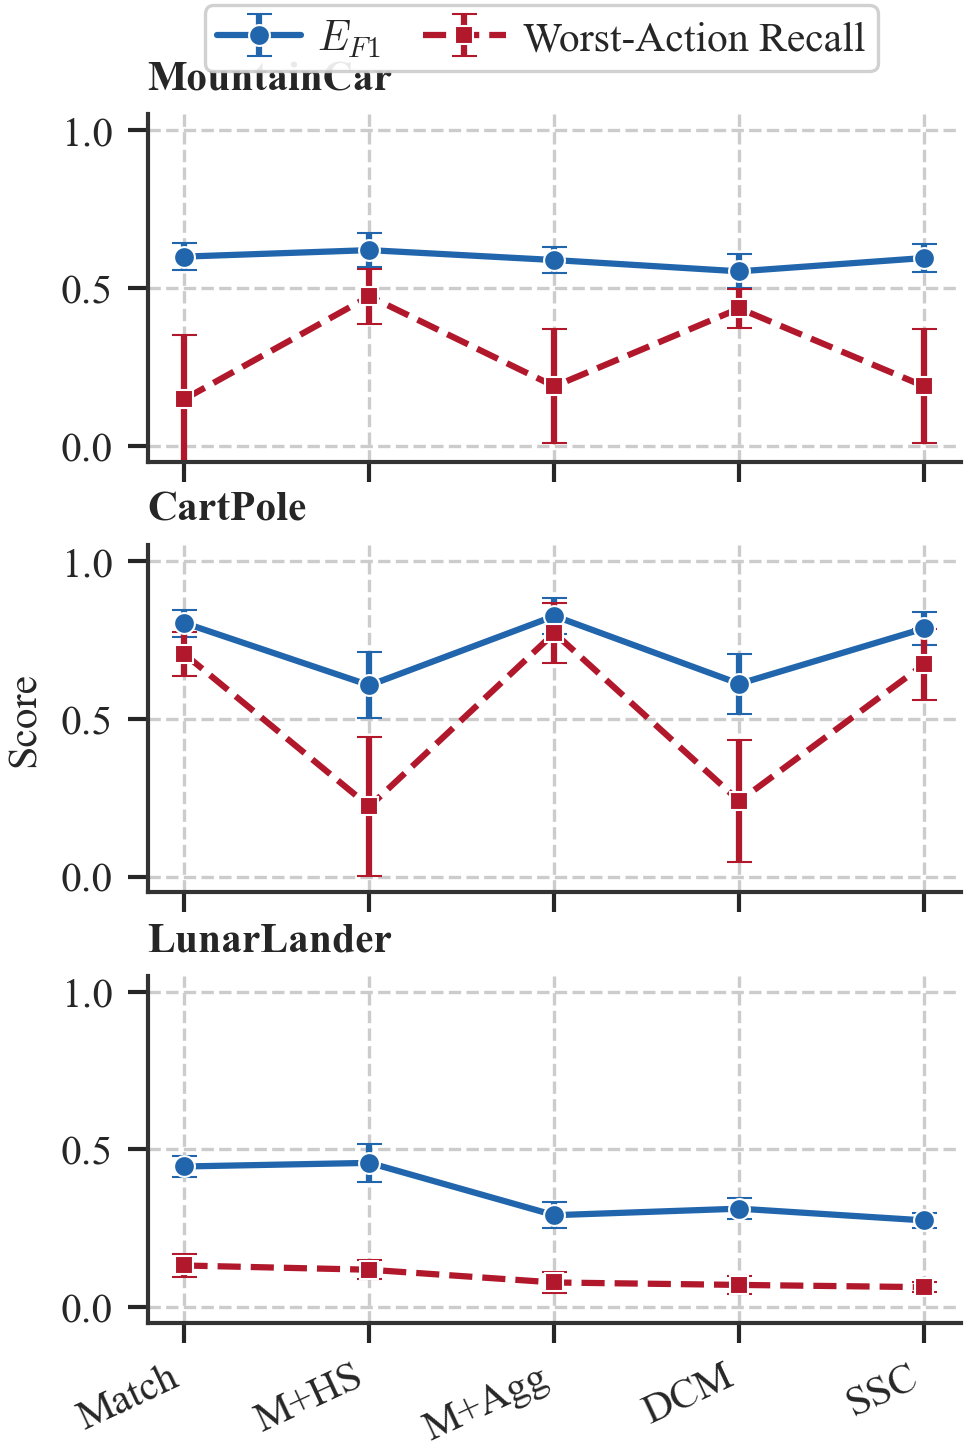

Generate this figure with Python:
#!/usr/bin/env python
"""Merge failure-stage decomposition.

Each environment gets one panel; two lines trace E_F1 and
worst-action recall across the 5 pipeline stages.
"""
import sys, os
sys.path.insert(0, os.path.dirname(os.path.dirname(os.path.abspath(__file__))))

import numpy as np
from figures._style import apply_style, savefig, load_results, COL1
import matplotlib.pyplot as plt

ENVS = [
    ("mountaincar_v0", "MountainCar"),
    ("cartpole_v1", "CartPole"),
    ("lunarlander_v3", "LunarLander"),
]

STAGES = [
    ("match_only", "Match"),
    ("match_hard_support", "M+HS"),
    ("match_aggregation", "M+Agg"),
    ("full_default", "DCM"),
    ("v2_soft_support", "SSC"),
]

F1_COLOR = "#2166AC"       # strong blue
WR_COLOR = "#B2182B"       # strong red


def main():
    apply_style()

    data = {}
    for env_tag, env_short in ENVS:
        d = load_results(env_tag, "failure_decomposition.json")
        if d is None:
            print(f"  SKIP: no failure_decomposition.json for {env_tag}")
            continue
        data[env_tag] = d["summary"]

    fig, axes = plt.subplots(3, 1, figsize=(COL1, 5.1), sharex=True, sharey=True)

    x = np.arange(len(STAGES))

    for row, (env_tag, env_short) in enumerate(ENVS):
        ax = axes[row]
        summary = data[env_tag]

        f1_means, f1_stds = [], []
        wr_means, wr_stds = [], []

        for stage_key, _ in STAGES:
            s = summary[stage_key]
            f1_means.append(s["f1"]["mean"])
            f1_stds.append(s["f1"]["std"])
            wr_means.append(s["worst_action_recall"]["mean"])
            wr_stds.append(s["worst_action_recall"]["std"])

        # Fidelity line
        ax.errorbar(x, f1_means, yerr=f1_stds, fmt="o-", color=F1_COLOR,
                     linewidth=1.5, markersize=5, capsize=3, capthick=0.8,
                     markeredgecolor="white", markeredgewidth=0.5,
                     label=r"$E_{F1}$" if row == 0 else None)

        # Worst-action recall line
        ax.errorbar(x, wr_means, yerr=wr_stds, fmt="s--", color=WR_COLOR,
                     linewidth=1.5, markersize=4.5, capsize=3, capthick=0.8,
                     markeredgecolor="white", markeredgewidth=0.5,
                     label="Worst-Action Recall" if row == 0 else None)

        ax.set_xticks(x)
        ax.set_xticklabels([label for _, label in STAGES], rotation=25, ha="right")
        ax.set_title(env_short, fontweight="bold", loc="left", fontsize=10)
        ax.set_ylim(-0.05, 1.05)

        if row == 1:
            ax.set_ylabel("Score")

    # Legend below
    handles, labels = axes[0].get_legend_handles_labels()
    fig.legend(handles, labels, loc="upper center", ncol=2,
               bbox_to_anchor=(0.5, 0.995), framealpha=0.9)

    fig.subplots_adjust(bottom=0.12, top=0.91, hspace=0.24)
    savefig(fig, "fig_merge_stage_decomposition")


if __name__ == "__main__":
    main()
